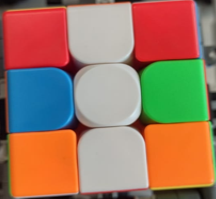
#> input picture solucao/extras/recortados/face3.png, 216 x 199 px
$ python printaCorEspecifica.py
#> lines starting #> are read from the running program, lines starting #| are printed output that depends on the picture; after the words box and inside, x2 and y2 are one past the last pixel; in counts of white or black regions, pixels touching at a corner belong together
# import the necessary packages
import numpy as np														#codigo que identifica as cores do cubo
import argparse
import cv2

# load the image
image = cv2.imread("face3.png")
#> image is the input picture: shape (199, 216, 3); mean B, G, R 98.9, 121.1, 157.3

# define the list of boundaries
boundaries = [
	([0, 173, 192], [90, 220, 242]),      #amarelo
	([0, 153, 0], [110, 255, 102]),        #verde
	([0, 102, 230], [102, 178, 255]),      #laranja
	([20, 14, 180], [90, 80, 240]),        #vermelho
	([165, 170, 170], [210, 225, 220]),    #branco
	([86, 31, 4], [220, 155, 70]),         #azul
]


# loop over the boundaries
for (lower, upper) in boundaries:
	# create NumPy arrays from the boundaries
	lower = np.array(lower, dtype = "uint8")
	upper = np.array(upper, dtype = "uint8")
	# find the colors within the specified boundaries and apply
	# the mask
	mask = cv2.inRange(image, lower, upper)
	output = cv2.bitwise_and(image, image, mask = mask)
	# show the images
	cv2.imshow("images", np.hstack([image, output]))
	cv2.waitKey(0)
#> this loop made 6 passes
#> pass 1, `mask = cv2.inRange(image, lower, upper)`:
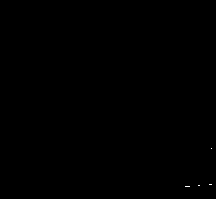
#> mask: shape (199, 216); 0.03% white in thin lines or dots, all inside (x1, y1, x2, y2) = (185, 148, 212, 187)
#> pass 1, `cv2.imshow("images", np.hstack([image, output]))`:
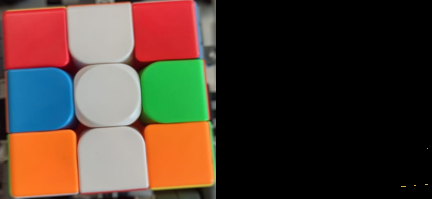
#> window 'images': shape (199, 432, 3); mean B, G, R 49.4, 60.6, 78.7
#> pass 2, `mask = cv2.inRange(image, lower, upper)`:
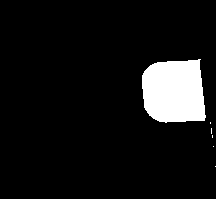
#> mask: shape (199, 216); 8.1% white; 6 white regions (5 under 20 px), largest, box (x1, y1, x2, y2) and area: (142, 59, 206, 123) 3469
